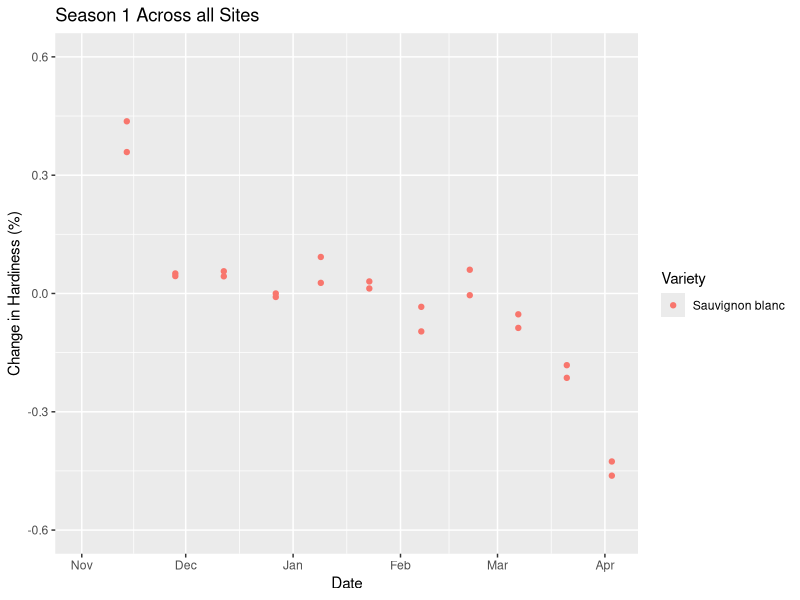
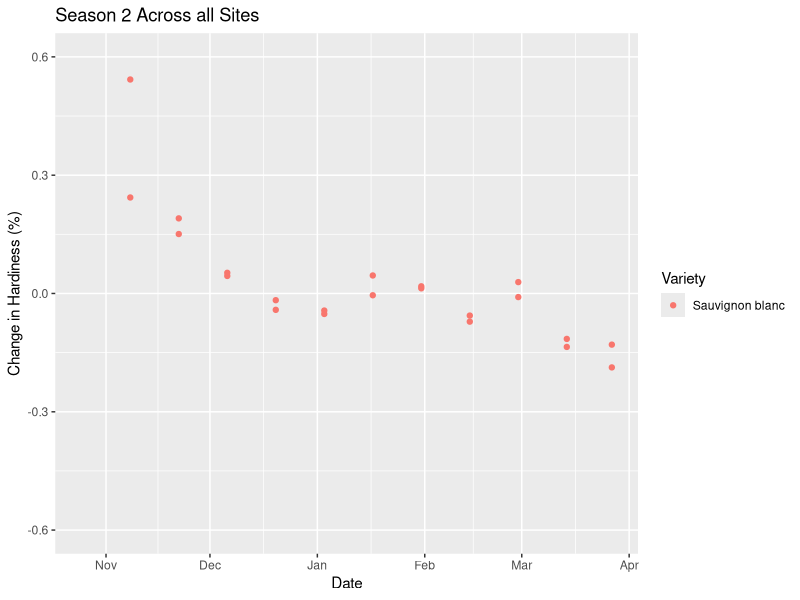
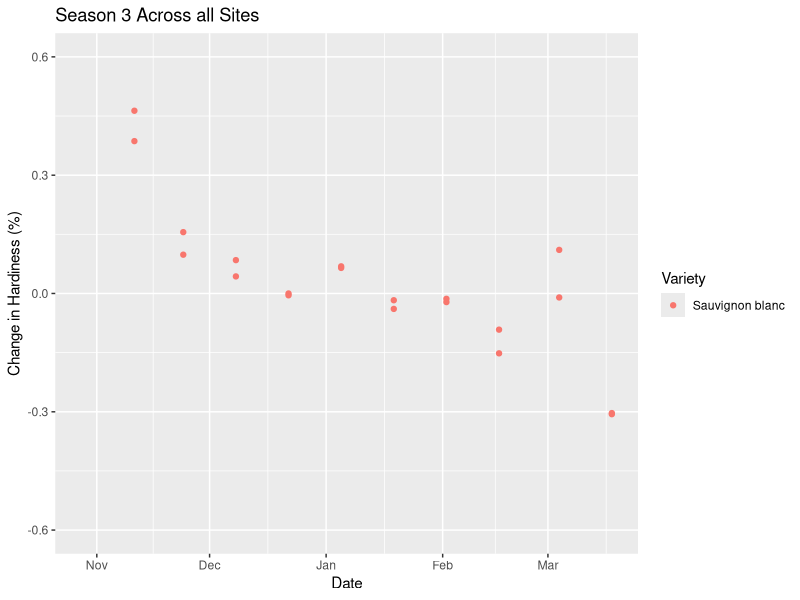
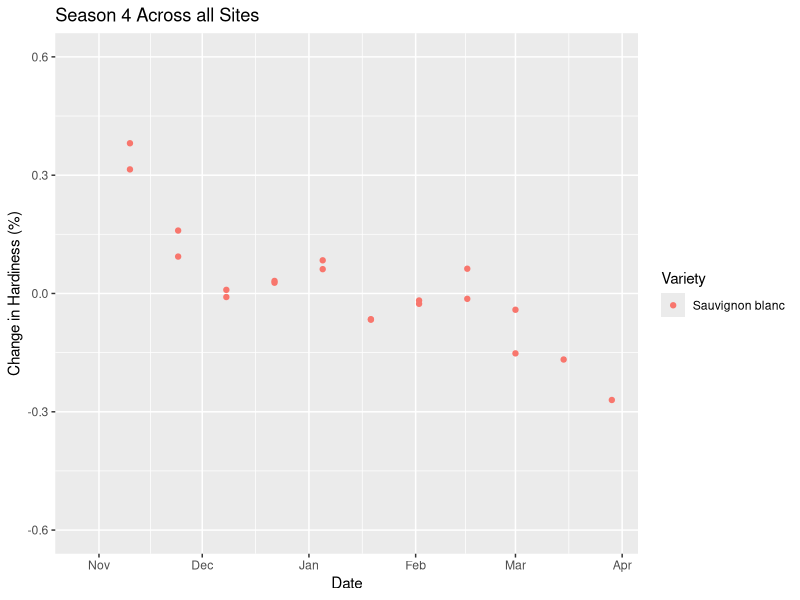
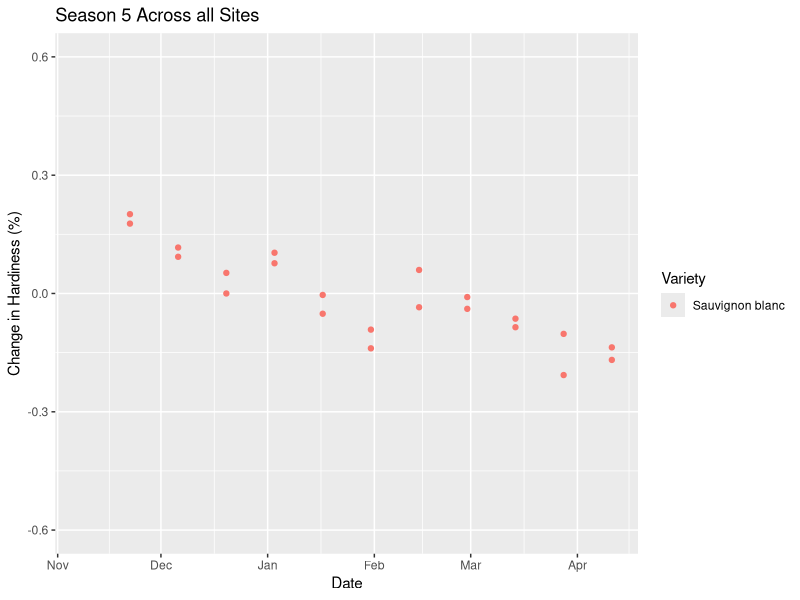
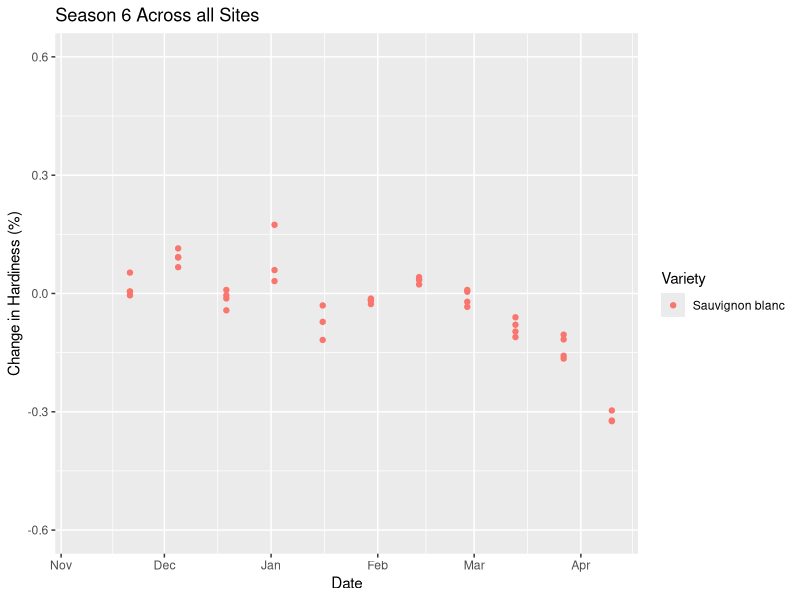
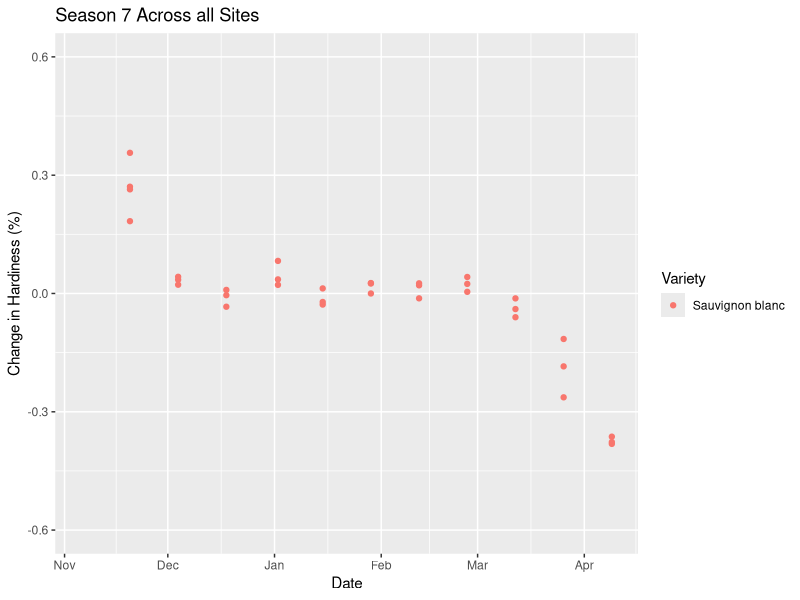

The R source for these figures, in order:
# visualizing percent change in hardiness to separate CA / CD phases
# plotting pct_chg and hardiness on the same plot screen

library(ggplot2)
library(dplyr)

# load data

# separate by season

# plot hardiness and hardiness pct_chg on same graph per season
# differentiate variety with colors and site with shapes
# ggplot aes() object specs https://ggplot2.tidyverse.org/articles/ggplot2-specs.html # nolint

# setting wd to ./viz to adhere to analogue to ML wd
setwd("c:/users/adamf/onedrive/documents/code/hardiness/viz")

hardiness <- read.csv("../data/model_train.csv")

# changing datetime to be the correct type
hardiness$datetime <- as.Date(hardiness$datetime, format = "%Y-%m-%d")

sauv_b <- hardiness[hardiness$variety == "Sauvignon blanc", ]

# split up the data into unique seasons
seasons <- sauv_b %>% group_by(season) %>% group_split()

for (season in unique(hardiness$season)) {
    site_counts <- seasons[[season]] %>%
    group_by(site) %>%
    summarize(count = n())

    max_site <- site_counts$site[site_counts$count == max(site_counts$count)]

    oe_data <- seasons[[season]][seasons[[season]]$site == "Oliver, east", ]

    ggplot(oe_data, aes(datetime, hardiness_pct_chg)) + # nolint
    geom_point(aes(color = variety)) +
    ylim(-0.6, 0.6) +
    labs(title = paste("Season", season, "Across all Sites"),
    y = "Change in Hardiness (%)",
    x = "Date",
    colour = "Variety")

    ggsave(paste0("pct_chg/", "sauvb_oe_season", "_", season, ".png"))
}
